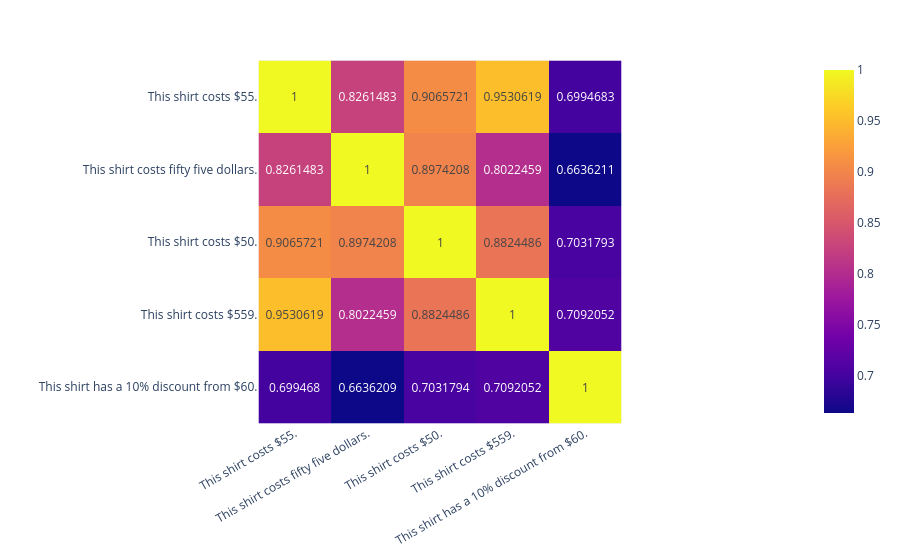

Here is the notebook cell this chart was saved with:
### Code cell
embeddings = sbert_model.encode(num_sentences)
cosine_scores = util.cos_sim(embeddings, embeddings)
fig = px.imshow(
    cosine_scores,
    x=num_sentences,
    y=num_sentences,
    text_auto=True,
)
fig.update_xaxes(tickangle=-30)

### Figure 1 — Plotly figure (JSON) as saved in the notebook; plotly's stock layout.template omitted (floating-point values rounded to 4 significant figures)
{"data": [{"coloraxis": "coloraxis", "hovertemplate": "x: %{x}<br>y: %{y}<br>color: %{z}<extra></extra>", "name": "0", "texttemplate": "%{z}", "type": "heatmap", "x": ["This shirt costs $55.", "This shirt costs fifty five dollars.", "This shirt costs $50.", "This shirt costs $559.", "This shirt has a 10% discount from $60."], "xaxis": "x", "y": ["This shirt costs $55.", "This shirt costs fifty five dollars.", "This shirt costs $50.", "This shirt costs $559.", "This shirt has a 10% discount from $60."], "yaxis": "y", "z": [[1.0, 0.8261, 0.9066, 0.9531, 0.6995], [0.8261, 1.0, 0.8974, 0.8022, 0.6636], [0.9066, 0.8974, 1.0, 0.8824, 0.7032], [0.9531, 0.8022, 0.8824, 1.0, 0.7092], [0.6995, 0.6636, 0.7032, 0.7092, 1.0]]}], "layout": {"coloraxis": {"colorscale": [[0, "#0d0887"], [0.1111, "#46039f"], [0.2222, "#7201a8"], [0.3333, "#9c179e"], [0.4444, "#bd3786"], [0.5556, "#d8576b"], [0.6667, "#ed7953"], [0.7778, "#fb9f3a"], [0.8889, "#fdca26"], [1, "#f0f921"]]}, "margin": {"t": 60}, "xaxis": {"anchor": "y", "constrain": "domain", "domain": [0, 1], "scaleanchor": "y", "tickangle": -30}, "yaxis": {"anchor": "x", "autorange": "reversed", "constrain": "domain", "domain": [0, 1]}}}
